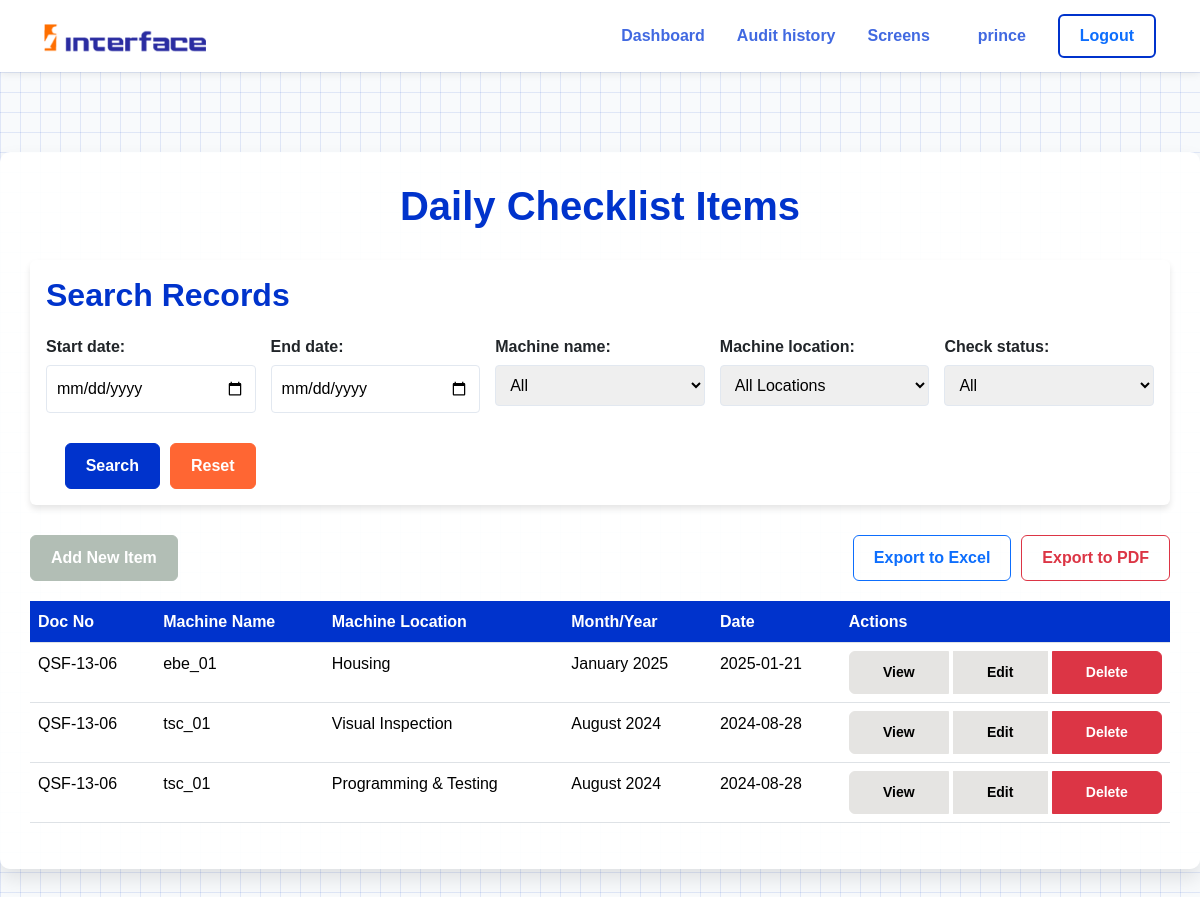
/screen/maintenance/list/ (signed in), run on an earlier commit of the app's database.
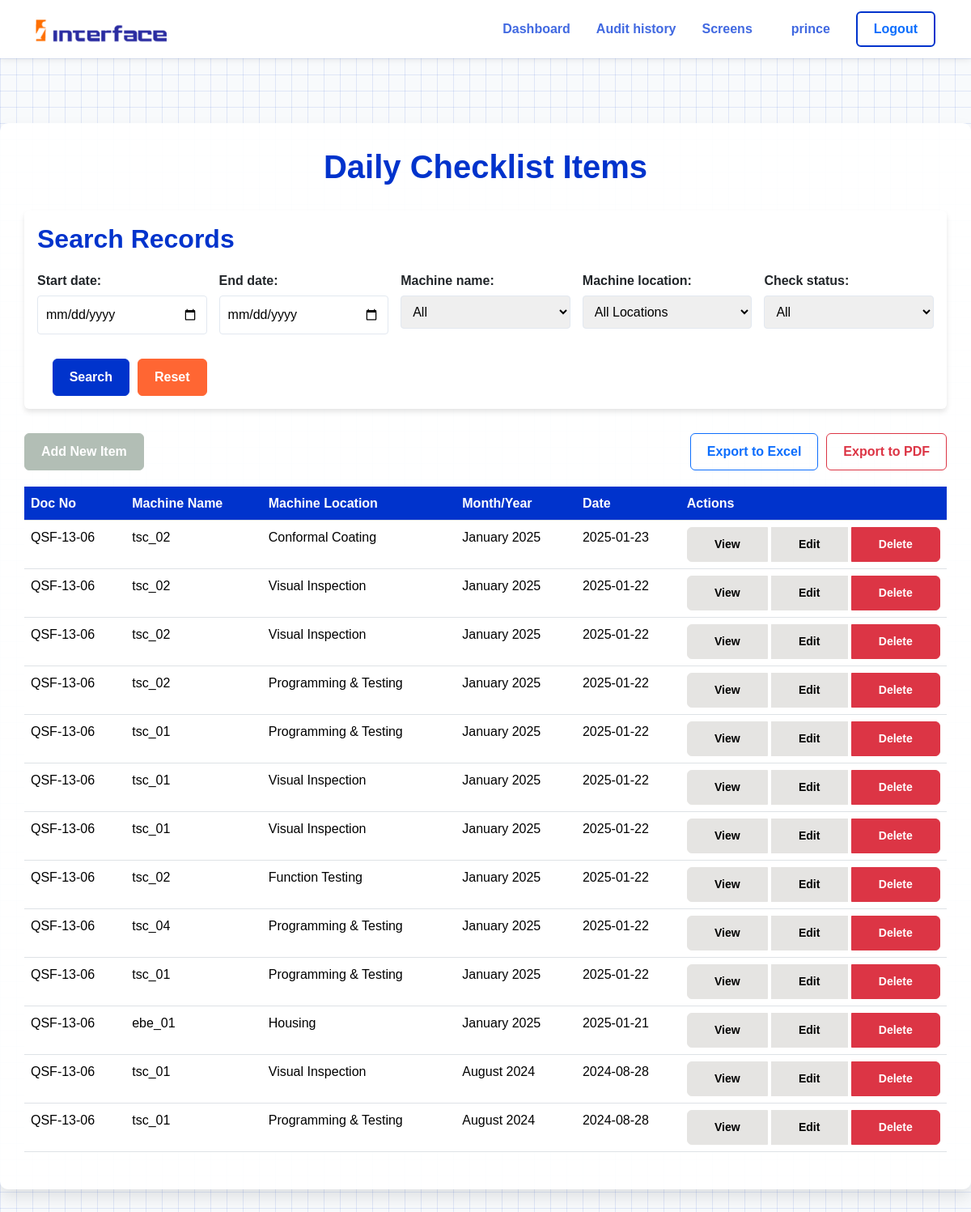
And on a later commit of the database.
### screen_app/models.py (models this page shows, shortened)
class DailyChecklistItem(models.Model):
    TICK_CHOICES = [
        ('✔', 'OK'),
        ('✘', 'Not OK'),
        ('', 'Not Checked')
    ]
    SHIFT_CHOICES = [
        ('A', 'A'),
        ('B', 'B'),
    ]
    manager = models.ForeignKey(User, on_delete=models.CASCADE, default=None, blank=True)
    station = models.CharField(max_length=100, blank=True)
    doc_number = models.CharField(max_length=20, default="QSF 13-06", null=True, blank=True)
    rev_number = models.CharField(max_length=20, default="Rev 02 ", null=True, blank=True)
    rev_date = models.DateField(default=date(2022, 12, 31),null=True, blank=True)
    time = models.TimeField(default=timezone.now, blank=True)
    shift = models.CharField(max_length=1, choices=SHIFT_CHOICES, blank=True, null=True)
    qsf_document = models.ForeignKey(QSF, on_delete=models.CASCADE, related_name='daily_checklists', null=True, blank=True)
    process_machine = models.ForeignKey(ProcessMachineMapping, on_delete=models.CASCADE, related_name='daily_process_machine', null=True, blank=True)
    machine_name = models.CharField(max_length=100, null=True, blank=True)
    control_number = models.CharField(max_length=100, null=True, blank=True)
    part_name = models.CharField(max_length=100, null=True, blank=True)
    process_no = models.CharField(max_length=100, null=True, blank=True)
    machine_location = models.ForeignKey(MachineLocation, on_delete=models.CASCADE, verbose_name="Process/Operation", null=True, blank=True)
    month_year = models.DateField(default=timezone.now, blank=True)
    date = models.DateField(default=django.utils.timezone.now, blank=True)
    CHECK_POINT_CHOICES = (
        ('Clean Machine Surface', 'Clean Machine Surface'),
        ('Check ON/OFF Switch', 'Check ON/OFF Switch'),
        ('Check Emergency Switch', 'Check Emergency Switch'),
        ('Check any Abnormal Sound in M/C', 'Check any Abnormal Sound in M/C'),
        ('Check Spray Nozzle', 'Check Spray Nozzle'),
        ('Check all Tubbing & Feeder pipe', 'Check all Tubbing & Feeder pipe'),
        ('Check Maintenance & Calibration Tag', 'Check Maintenance & Calibration Tag'),
    )
    METHOD_OF_CHECKING_CHOICES = (
        ('Clean by Cloths & Brush', 'Clean by Cloths & Brush'),
        ('By Hand', 'By Hand'),
        ('By Eye', 'By Eye'),
    )
    Remark_1 = models.CharField(max_length=100, choices=TICK_CHOICES)
    Remark_2 = models.CharField(max_length=100, choices=TICK_CHOICES)
    Remark_3 = models.CharField(max_length=100, choices=TICK_CHOICES)
    Remark_4 = models.CharField(max_length=100, choices=TICK_CHOICES)
    Remark_5 = models.CharField(max_length=100, choices=TICK_CHOICES)
    Remark_6 = models.CharField(max_length=100, choices=TICK_CHOICES)
    Remark_7 = models.CharField(max_length=100, choices=TICK_CHOICES)
    checked_by_Operator = models.CharField(max_length=100, choices=TICK_CHOICES, default='✔', blank=True)
    approved_by_Supervisor = models.CharField(max_length=100, choices=TICK_CHOICES, default='✘', blank=True)
    history = HistoricalRecords()
    class Meta:
        verbose_name = "Maintenance Checklist For Daily"
        verbose_name_plural = "Maintenance Checklists For Daily"

class MachineLocation(models.Model):
    location_name = models.CharField(max_length=100, unique=True, verbose_name="Machine Location")
    min_skill_required = models.IntegerField(verbose_name="Minimum Skill Required")
    def __str__(self):
        return self.location_name

### screen_app/views.py (the view, shortened to what this page needs)
# urls.py: path('maintenance/list/', ListDailyChecklistItem.as_view(), name='list_daily'),
@method_decorator(staff_member_required, name='dispatch')
class ListDailyChecklistItem(ListView):
    model = DailyChecklistItem
    template_name = 'Maintenance/Daily/list_daily.html'
    context_object_name = 'records'
    ordering = ['-month_year', '-date']
    def get(self, request, *args, **kwargs):
        export_format = request.GET.get('export')
        if export_format:
            queryset = self.get_filtered_queryset()
            return self.export_data(queryset, export_format)
        return super().get(request, *args, **kwargs)
    def get_context_data(self, **kwargs):
        context = super().get_context_data(**kwargs)
        context['search_form'] = DailyChecklistItemSearchForm(self.request.GET)
        return context
    def get_filtered_queryset(self):
        queryset = self.model.objects.all().order_by(*self.ordering)
        form = DailyChecklistItemSearchForm(self.request.GET)
        if form.is_valid():
            if start_date := form.cleaned_data.get('start_date'):
                queryset = queryset.filter(date__gte=start_date)
            if end_date := form.cleaned_data.get('end_date'):
                queryset = queryset.filter(date__lte=end_date)
            if machine_name := form.cleaned_data.get('machine_name'):
                queryset = queryset.filter(machine_name=machine_name)
            if machine_location := form.cleaned_data.get('machine_location'):
                queryset = queryset.filter(machine_location=machine_location)
            if check_status := form.cleaned_data.get('check_status'):
                status_filter = Q()
                for i in range(1, 8):
                    status_filter |= Q(**{f'Remark_{i}': check_status})
                queryset = queryset.filter(status_filter)
        return queryset
    def get_queryset(self):
        return self.get_filtered_queryset()

### screen_app/templates/Maintenance/Daily/list_daily.html (shortened to what this page needs)
{% extends "base.html" %}  {% block content %}
<div class="background-container">
  <div class="container content-container">
    <h1 class="page-title">Daily Checklist Items</h1>
    <div class="card search-card">
      <div class="card-body">
        <h2 class="card-title">Search Records</h2>
        <form method="get" class="search-form">
          {{ search_form.as_p }}
          <div class="button-group">
            <button type="submit" class="btn btn-primary">Search</button>
            <button type="reset" class="btn btn-secondary">Reset</button>
          </div>
        </form>
      </div>
    </div>
    <div class="action-container">
      <a href="{% url 'add_daily' %}" class="btn btn-success">Add New Item</a>
      <div class="export-buttons">
        <a
          href="?{{ request.GET.urlencode }}&export=excel"
          class="btn btn-outline-primary"
          >Export to Excel</a
        >
        <a
          href="?{{ request.GET.urlencode }}&export=pdf"
          class="btn btn-outline-danger"
          >Export to PDF</a
        >
      </div>
    </div>
    {% if records %}
    <div class="table-responsive">
      <table class="table table-hover">
        <thead>
          <tr>
            <th>Doc No</th>
            <th>Machine Name</th>
            <th>Machine Location</th>
            <th>Month/Year</th>
            <th>Date</th>
            <th>Actions</th>
          </tr>
        </thead>
        <tbody>
          {% for record in records %}
          <tr>
            <td>{{ record.doc_number }}</td>
            <td>{{ record.machine_name }}</td>
            <td>{{ record.machine_location }}</td>
            <td>{{ record.month_year|date:"F Y" }}</td>
            <td>{{ record.date|date:"Y-m-d" }}</td>
            <td>
              <div class="btn-group" role="group">
                <a
                  href="{% url 'daily_detail' record.pk %}"
                  class="btn btn-sm btn-info"
                  >View</a
                >
                <a
                  href="{% url 'update_daily' record.pk %}"
                  class="btn btn-sm btn-warning"
                  >Edit</a
                >
                <a
                  href="{% url 'delete_daily' record.pk %}"
                  class="btn btn-sm btn-danger"
                  >Delete</a
                >
              </div>
            </td>
          </tr>
          {% endfor %}
        </tbody>
      </table>
    </div>
    {% else %}
    <p class="no-records">No daily checklist items found.</p>
    {% endif %}
  </div>
</div>
{% endblock content %}

What changed in the data, as far as the page shows it:
added DailyChecklistItem: doc_number "QSF-13-06", machine_name "tsc_02", machine_location "Conformal Coating", month_year "January 2025", date "2025-01-23"
added DailyChecklistItem: doc_number "QSF-13-06", machine_name "tsc_02", machine_location "Visual Inspection", month_year "January 2025", date "2025-01-22"
added DailyChecklistItem: doc_number "QSF-13-06", machine_name "tsc_02", machine_location "Visual Inspection", month_year "January 2025", date "2025-01-22"
added DailyChecklistItem: doc_number "QSF-13-06", machine_name "tsc_02", machine_location "Programming & Testing", month_year "January 2025", date "2025-01-22"
added DailyChecklistItem: doc_number "QSF-13-06", machine_name "tsc_01", machine_location "Programming & Testing", month_year "January 2025", date "2025-01-22"
added DailyChecklistItem: doc_number "QSF-13-06", machine_name "tsc_01", machine_location "Visual Inspection", month_year "January 2025", date "2025-01-22"
added DailyChecklistItem: doc_number "QSF-13-06", machine_name "tsc_01", machine_location "Visual Inspection", month_year "January 2025", date "2025-01-22"
added DailyChecklistItem: doc_number "QSF-13-06", machine_name "tsc_02", machine_location "Function Testing", month_year "January 2025", date "2025-01-22"
added DailyChecklistItem: doc_number "QSF-13-06", machine_name "tsc_04", machine_location "Programming & Testing", month_year "January 2025", date "2025-01-22"
added DailyChecklistItem: doc_number "QSF-13-06", machine_name "tsc_01", machine_location "Programming & Testing", month_year "January 2025", date "2025-01-22"
